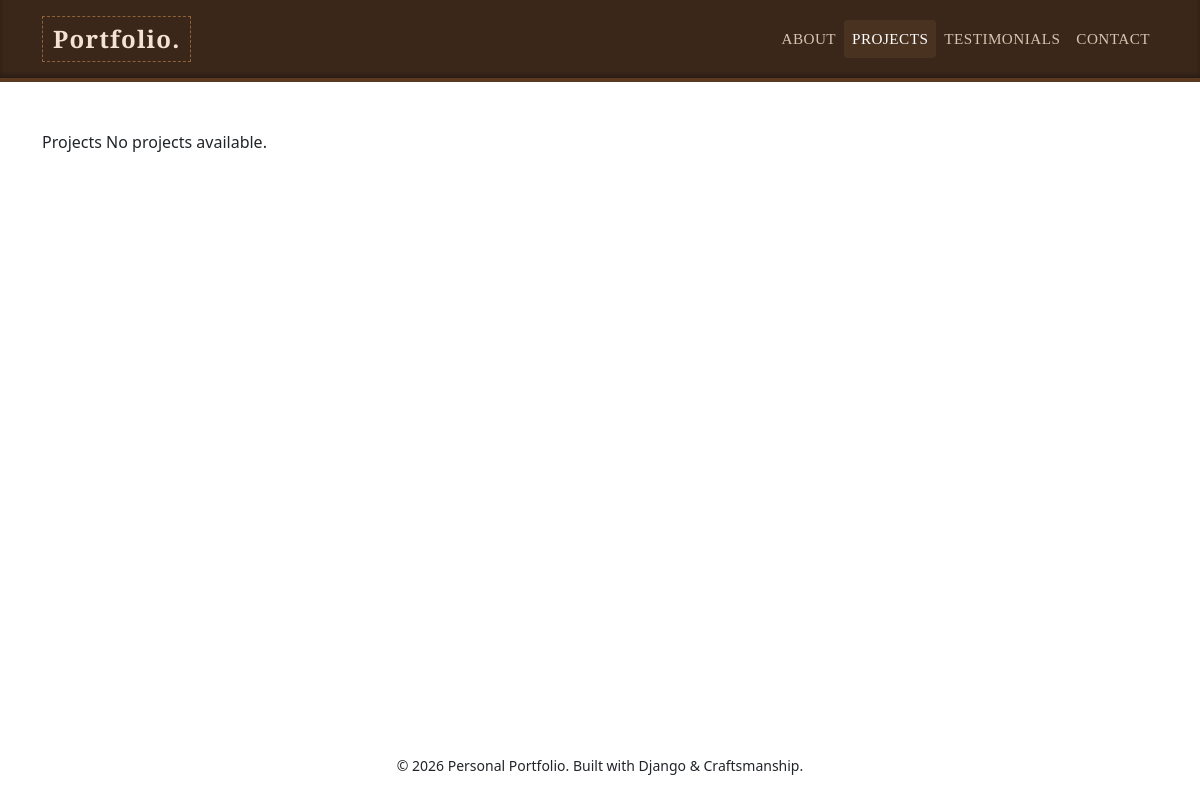
Page /projects/ on the earlier database version.
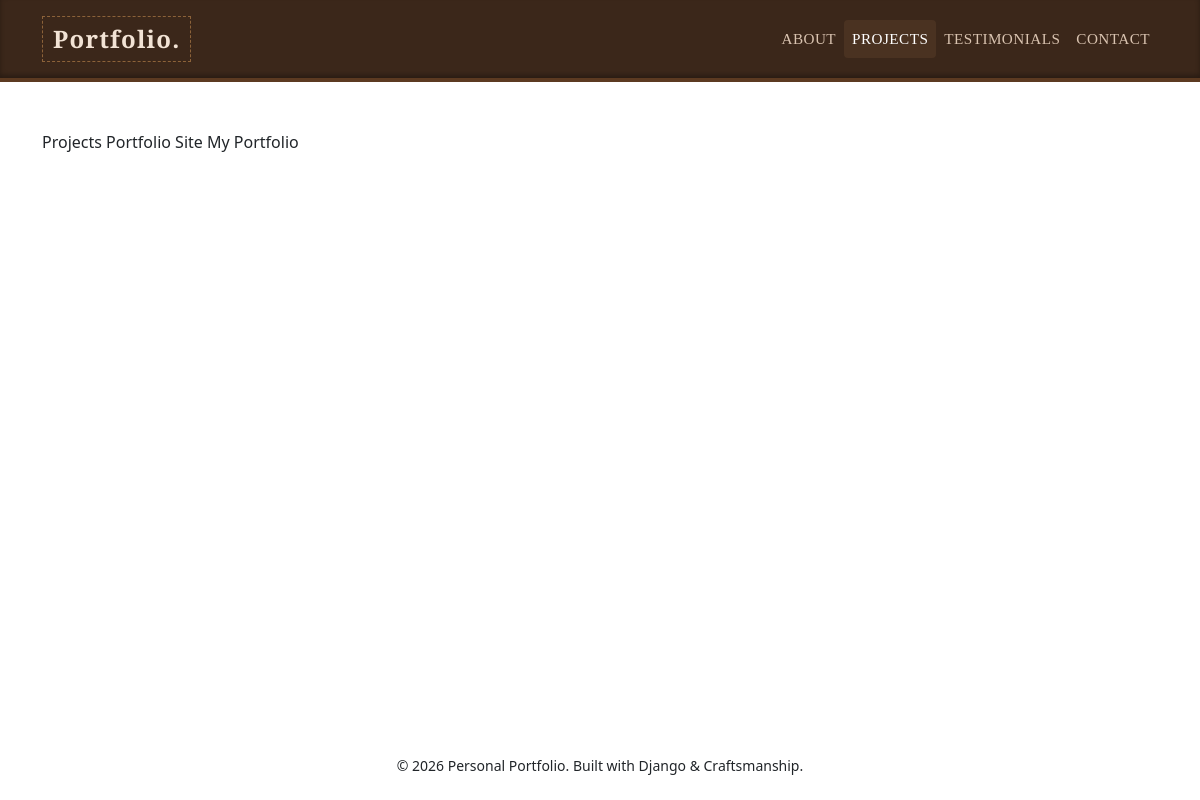
Same page on the later database version.
### main_app/models.py (models this page shows, shortened)
class Project(models.Model):
    project_name = models.CharField(max_length=200)
    description = models.TextField()
    tech_stacks = models.ManyToManyField(TechStack, related_name='projects')
    link = models.URLField(blank=True, null=True)

### main_app/views.py (the view)
# urls.py: path('projects/', views.list_view, name='project_list'),
def list_view(request):
    projects = Project.objects.all()
    return render(request, 'main_app/project_list.html', {'projects': projects})

### main_app/templates/main_app/project_list.html
{% extends 'main_app/base.html' %}
{% block content %}
Projects
    {% for project in projects %}
                {{ project.project_name }}
    {% empty %}
        No projects available.
    {% endfor %}
{% endblock %}

Differences in the rows shown:
added Project: project_name "Portfolio Site"
added Project: project_name "My Portfolio"
Other differences:
text no longer shown: "No projects available."
